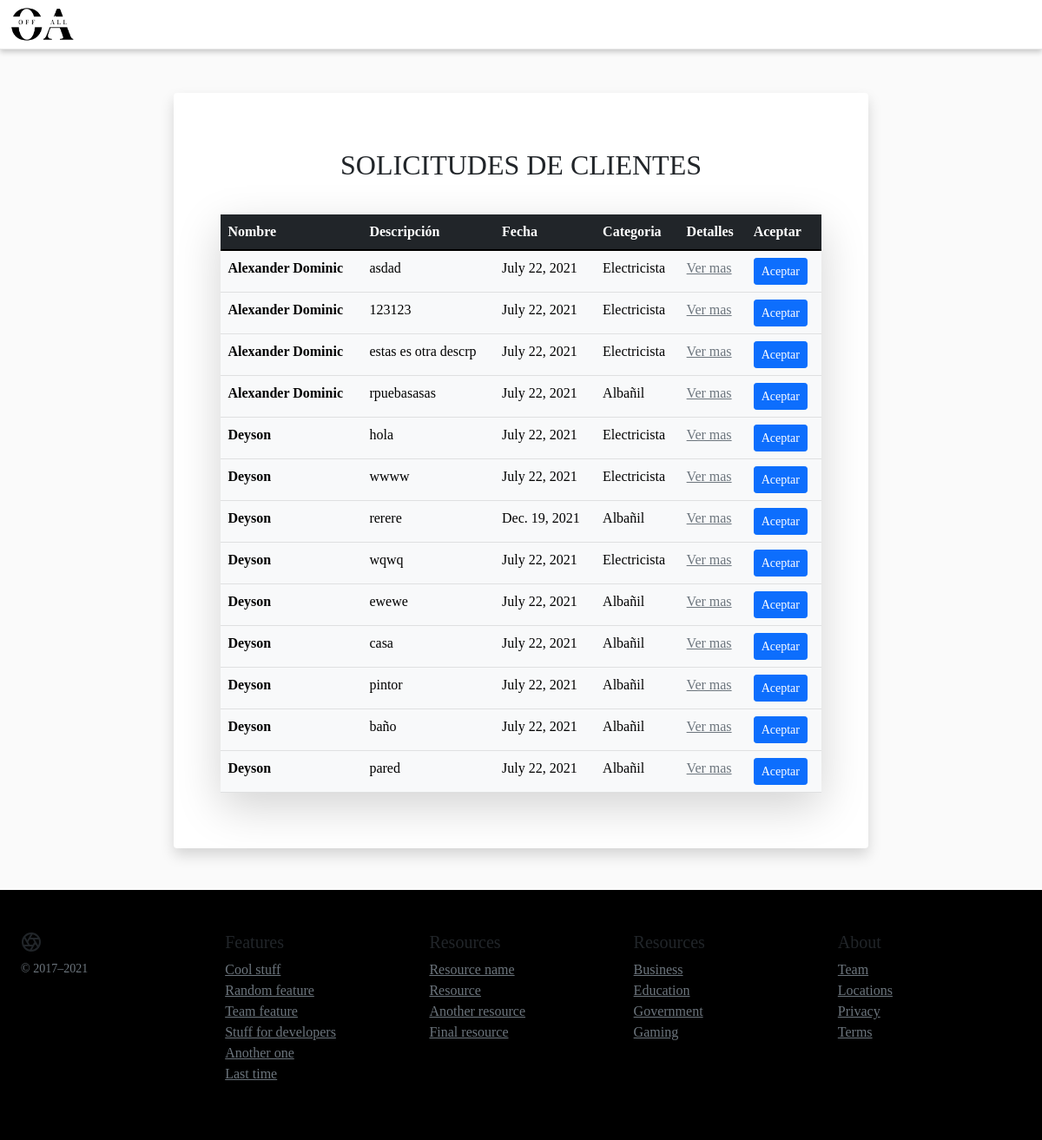
The app's page /listRequests, older data.
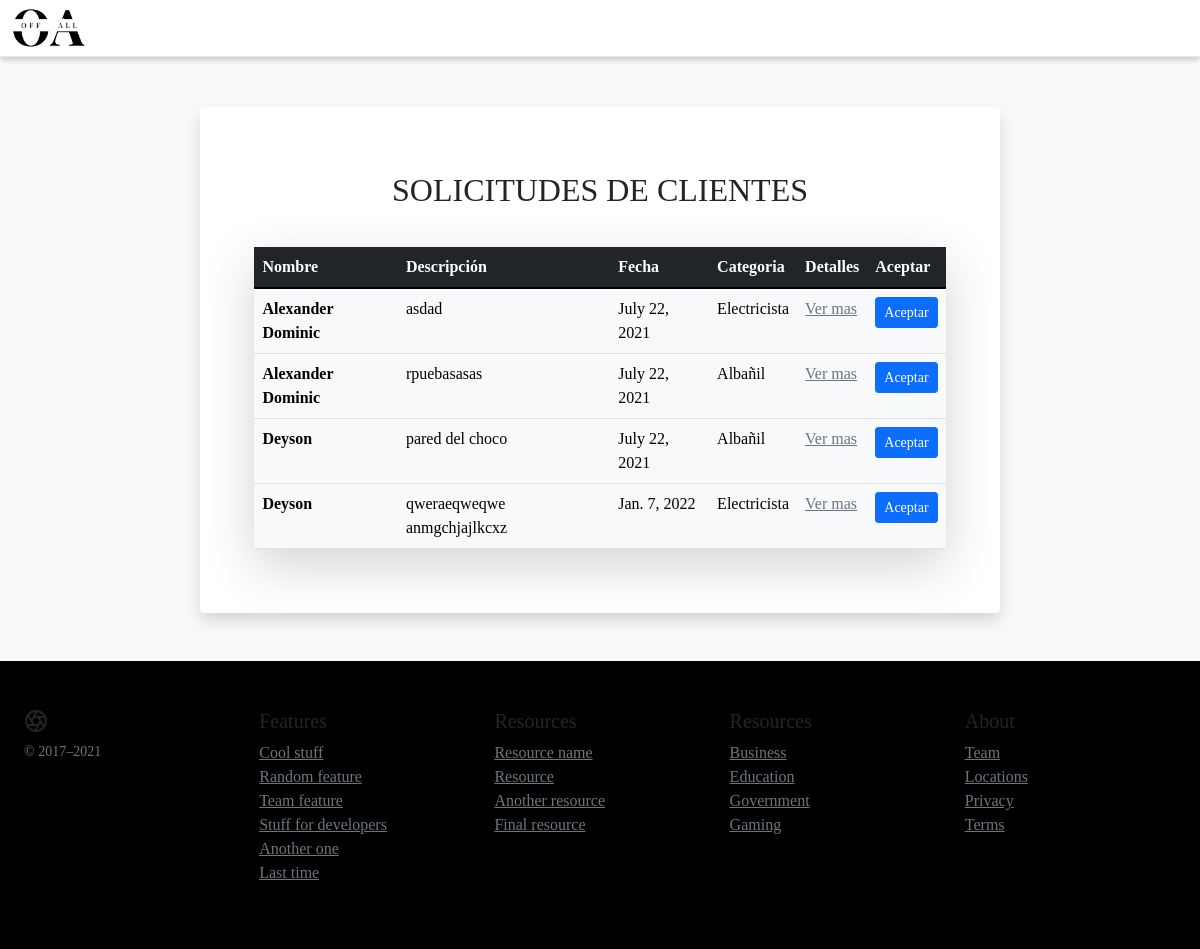
The same page, newer data.
### main/models.py (models this page shows)
class Requests(models.Model):
    SolicitudDescription = models.CharField(max_length=5000)
    SolicitudImg = models.ImageField(upload_to = 'pics')
    SolicitudDate = models.DateField()
    SolicitudProfession = models.ForeignKey(Profession, on_delete=models.CASCADE)
    SolicitudAddress = models.CharField(max_length=100)
    SolicitudPrice = models.FloatField()
    SolicitudClient = models.ForeignKey(Client, null=False, blank=False, on_delete=models.CASCADE)
    SolicitudStatus = models.CharField(max_length=100)
    def get_mos_url(self):
        return "detailsRequests/"+str(self.id)

class Client(models.Model):
    names = models.CharField(max_length = 200)
    surnames = models.CharField(max_length = 200)
    email = models.EmailField(max_length= 200)
    password = models.CharField(max_length = 200)
    telephone = models.IntegerField()
    dni = models.IntegerField()
    date = models.DateField()
    def __str__(self):
        return self.names

class Profession(models.Model):
    name = models.CharField(max_length = 200)
    description = models.TextField()
    def __str__(self):
        return self.name

### main/views.py (the view)
# urls.py: path("listRequests", views.listRequests, name= "listRequests"),
def listRequests(request):
    queryset = Requests.objects.all()
    context = {
		'objectList': queryset,
	}
    return render(request, 'listaSolicitudes.html', context)

### templates/listaSolicitudes.html (shortened to what the changed rows need)
{% load static %}
<!DOCTYPE html>
<html lang="en">
<head>
    <link rel="stylesheet" href="{% static 'css/bootstrap.min.css' %}">
    <link rel="stylesheet" href="{% static 'css/styleCS.css' %}">
<body>
   <main>
    <div id="listsol" class="card shadow p-3 mb-5 bg-body">
        <div class="text-center pt-5">
            <h2>SOLICITUDES DE CLIENTES</h2>
        </div>
        <div id="tabla_sol" style="margin-top: 30px;">
            <table class="table table-light table-hover shadow-lg p-3 mb-5 bg-white">
                <thead class="table-dark">
                    <tr>
                    <th scope="col">Nombre</th>
                    <th scope="col">Descripción</th>
                    <th scope="col">Fecha</th>
                    <th scope="col">Categoria</th>
                    <th scope="col">Detalles</th>
                    <th scope="col">Aceptar</th>
                    </tr>
                </thead>
                <tbody>
                    {% for instance in objectList %}
                    <tr>
                    <th>{{instance.SolicitudClient}}</th>
                    <td>{{instance.SolicitudDescription}}</td>
                    <td>{{instance.SolicitudDate}}</td>
                    <td>{{instance.SolicitudProfession}}</td>
                    <td><a href="{{instance.get_mos_url}}" class="link-secondary">Ver mas</a></td>
                    <td>
                        <form action="aceptarSolicitud" method="POST">
                            <button type="submit" class="btn btn-primary btn-sm" data-bs-toggle="modal" data-bs-target="#modalForm_accept_solc">Aceptar</button>
                        </form>
                    </td>
                    </tr>
                    {% endfor %}
                </tbody>
            </table>
        </div>
     </div>
    </main>
</body>
</html>

Row changes from the older to the newer data that the page shows:
removed Requests: SolicitudClient "Alexander Dominic", SolicitudDescription "123123", SolicitudDate "July 22, 2021", SolicitudProfession "Electricista"
removed Requests: SolicitudClient "Alexander Dominic", SolicitudDescription "estas es otra descrp", SolicitudDate "July 22, 2021", SolicitudProfession "Electricista"
removed Requests: SolicitudClient "Deyson", SolicitudDescription "hola", SolicitudDate "July 22, 2021", SolicitudProfession "Electricista"
removed Requests: SolicitudClient "Deyson", SolicitudDescription "wwww", SolicitudDate "July 22, 2021", SolicitudProfession "Electricista"
removed Requests: SolicitudClient "Deyson", SolicitudDescription "rerere", SolicitudDate "Dec. 19, 2021", SolicitudProfession "Albañil"
removed Requests: SolicitudClient "Deyson", SolicitudDescription "wqwq", SolicitudDate "July 22, 2021", SolicitudProfession "Electricista"
removed Requests: SolicitudClient "Deyson", SolicitudDescription "pintor", SolicitudDate "July 22, 2021", SolicitudProfession "Albañil"
removed Requests: SolicitudClient "Deyson", SolicitudDescription "baño", SolicitudDate "July 22, 2021", SolicitudProfession "Albañil"
removed Requests: SolicitudClient "Deyson", SolicitudDescription "pared", SolicitudDate "July 22, 2021", SolicitudProfession "Albañil"
changed Requests: SolicitudDescription "ewewe" → "pared del choco"
changed Requests: SolicitudDescription "casa" → "qweraeqweqwe anmgchjajlkcxz"; SolicitudDate "July 22, 2021" → "Jan. 7, 2022"; SolicitudProfession "Albañil" → "Electricista"
